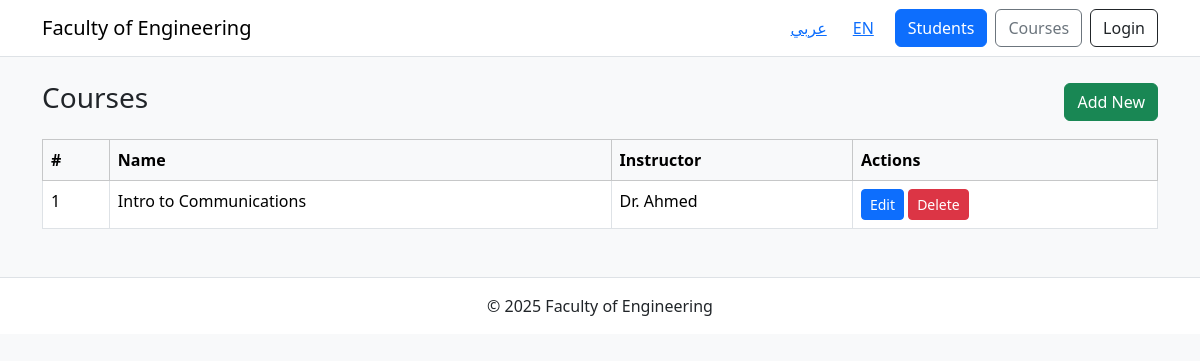
The page /courses.php?lang=en on the database its author committed.
### tables this page shows
CREATE TABLE courses (
  id INT AUTO_INCREMENT PRIMARY KEY,
  course_code VARCHAR(50) UNIQUE,
  name_en VARCHAR(200),
  name_ar VARCHAR(200),
  instructor VARCHAR(200),
  created_at TIMESTAMP DEFAULT CURRENT_TIMESTAMP
);

### public/templates/helpers.php (called while the page is built, shortened)
<?php
function t($key, $lang) {
    $strings = [
        'site_title' => ['en'=>'Faculty of Engineering','ar'=>'كلية الهندسة'],
        'dashboard' => ['en'=>'Dashboard','ar'=>'لوحة التحكم'],
        'students' => ['en'=>'Students','ar'=>'الطلاب'],
        'courses' => ['en'=>'Courses','ar'=>'المقررات'],
        'add_new' => ['en'=>'Add New','ar'=>'إضافة جديد'],
        'edit' => ['en'=>'Edit','ar'=>'تعديل'],
        'delete' => ['en'=>'Delete','ar'=>'حذف'],
        'actions' => ['en'=>'Actions','ar'=>'إجراءات'],
        'name' => ['en'=>'Name','ar'=>'الاسم'],
        'email' => ['en'=>'Email','ar'=>'البريد الإلكتروني'],
        'instructor' => ['en'=>'Instructor','ar'=>'المحاضر'],
        'save' => ['en'=>'Save','ar'=>'حفظ'],
        'login' => ['en'=>'Login','ar'=>'تسجيل دخول'],
        'logout' => ['en'=>'Logout','ar'=>'تسجيل خروج'],
    ];
    return $strings[$key][$lang] ?? $key;
}

### public/courses.php (the view)
<?php
require_once __DIR__ . '/templates/helpers.php';
$lang = set_lang();
require_once __DIR__ . '/templates/db.php';
include __DIR__ . '/templates/header.php';
$stmt = $pdo->query('SELECT * FROM courses ORDER BY id DESC');
$courses = $stmt->fetchAll();
?>
<div class="d-flex justify-content-between align-items-center mb-3">
  <h3><?= htmlspecialchars(t('courses', $lang)) ?></h3>
  <a href="/add_course.php?lang=<?= $lang ?>" class="btn btn-success"><?= htmlspecialchars(t('add_new', $lang)) ?></a>
</div>
<table class="table table-bordered">
  <thead class="table-light">
    <tr><th>#</th><th><?= htmlspecialchars(t('name', $lang)) ?></th><th><?= htmlspecialchars(t('instructor', $lang)) ?></th><th><?= htmlspecialchars(t('actions', $lang)) ?></th></tr>
  </thead>
  <tbody>
    <?php foreach($courses as $c): ?>
      <tr>
        <td><?= $c['id'] ?></td>
        <td><?= htmlspecialchars($lang==='en' ? $c['name_en'] : $c['name_ar']) ?></td>
        <td><?= htmlspecialchars($c['instructor']) ?></td>
        <td>
          <a class="btn btn-sm btn-primary" href="/edit_course.php?id=<?= $c['id'] ?>&lang=<?= $lang ?>"><?= htmlspecialchars(t('edit', $lang)) ?></a>
          <a class="btn btn-sm btn-danger" href="/delete_course.php?id=<?= $c['id'] ?>&lang=<?= $lang ?>" onclick="return confirm('Are you sure?')"><?= htmlspecialchars(t('delete', $lang)) ?></a>
        </td>
      </tr>
    <?php endforeach; ?>
  </tbody>
</table>
<?php include __DIR__ . '/templates/footer.php'; ?>

### rows shown on the page
courses: id "1", name_en "Intro to Communications", instructor "Dr. Ahmed"

### other values the page prints
t('students', $lang) "Students"
t('courses', $lang) "Courses"
t('login', $lang) "Login"
t('add_new', $lang) "Add New"
t('name', $lang) "Name"
t('instructor', $lang) "Instructor"
t('actions', $lang) "Actions"
t('site_title', $lang) "Faculty of Engineering"
